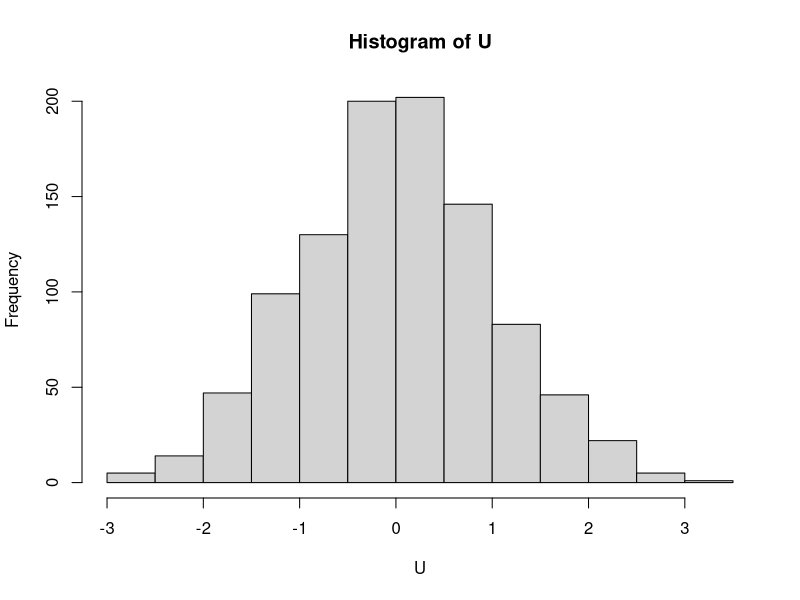
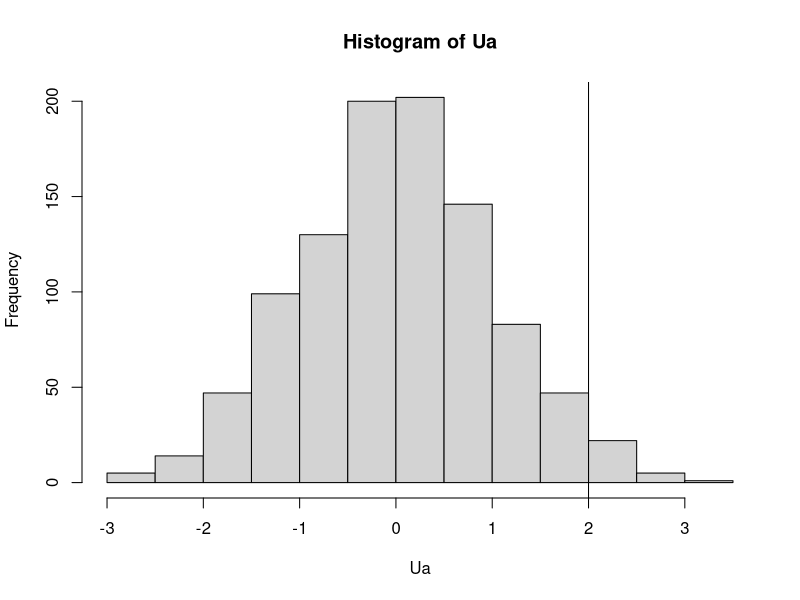
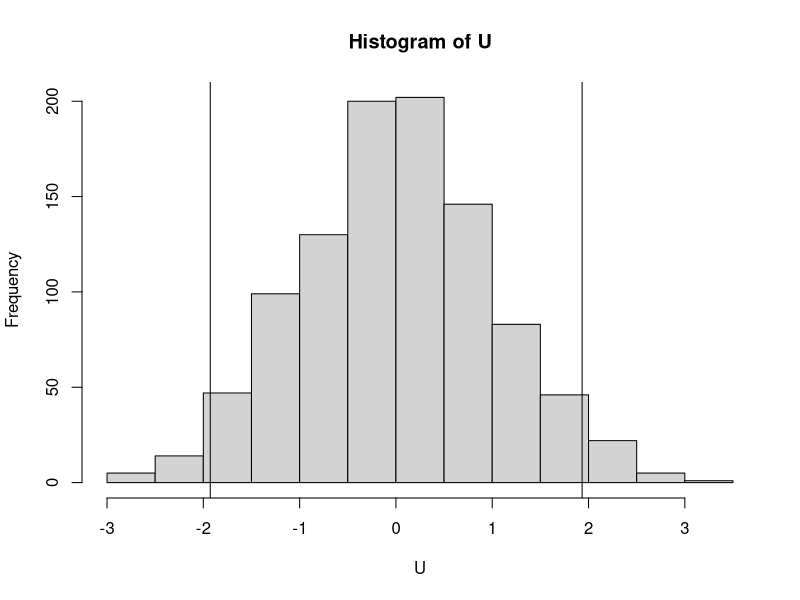
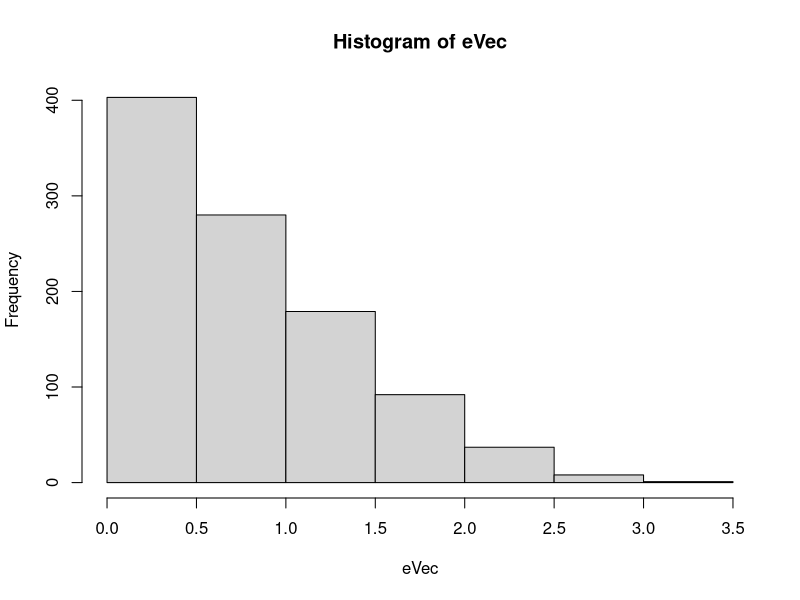
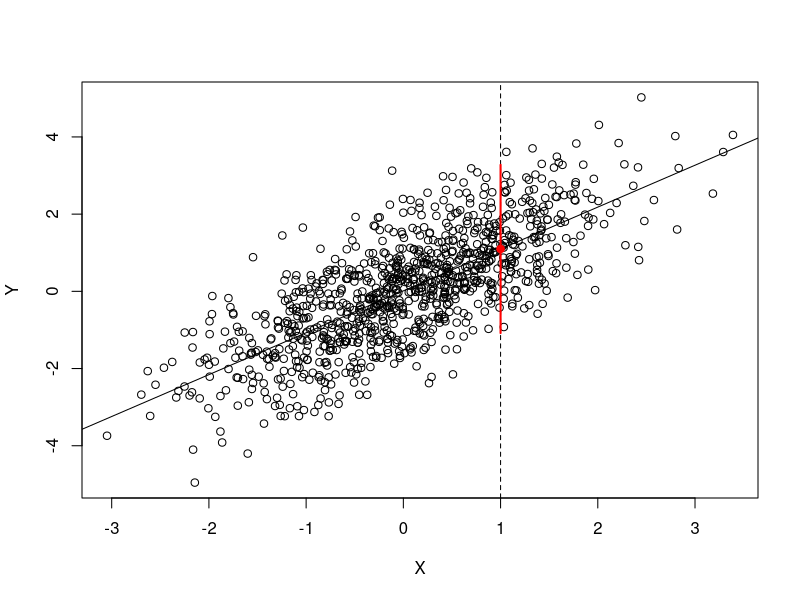

The R source for these figures, in order:
## ---- chunk 1
knitr::opts_chunk$set(echo = TRUE, 
                      results = 'asis',
                      fig.dim=c(4,4)) 
knitr::opts_knit$set(root.dir="~/Documents/Github/cds-demos/conformal")
## ---- chunk 2
set.seed(123)
n <- 1000
U <- rnorm(n)
hist(U)
## ---- chunk 3
u <- 2
Ua <- c(U, u)
hist(Ua)
abline(v=u)
print(round(mean(Ua > u), 3))
## ---- chunk 4
nEval <- 200
u.candidate <- seq(from=min(U), to=max(U), length = nEval)
Cbounds <- c(u.candidate[match(5, apply(as.matrix(u.candidate),
              1,
              function(x){floor(2.5+100*(mean(c(U, x) < x)))}))],
             u.candidate[match(95, apply(as.matrix(u.candidate),
              1,
              function(x){ceiling(-2.5+100*(mean(c(U, x) < x)))}))])
print(Cbounds)
hist(U)
abline(v=Cbounds)
## ---- chunk 5
X <- rnorm(n)
Y <- X + U
fitlm <- lm(Y~X)
eVec <- abs(fitlm$residuals)
hist(eVec)
plot(X,Y)
Xnew <- 1
abline(fitlm)
abline(v=Xnew, lty="dashed")
muHat <- predict(fitlm, newdata=data.frame(X=1))
points(Xnew, muHat, pch=19, col="red")
C.X <- c(muHat-quantile(eVec, .975), muHat+quantile(eVec, .975))
points(rep(Xnew, 2), C.X, type="l", col="red", lwd=2)
